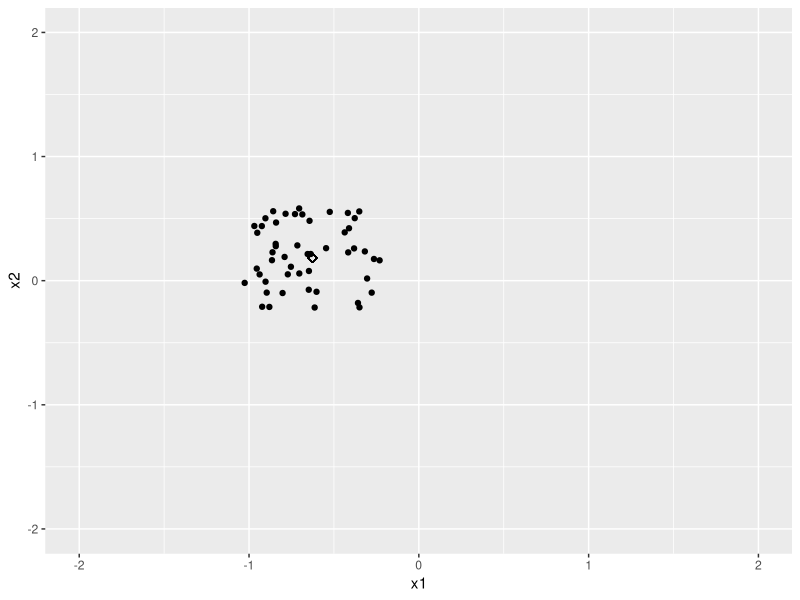
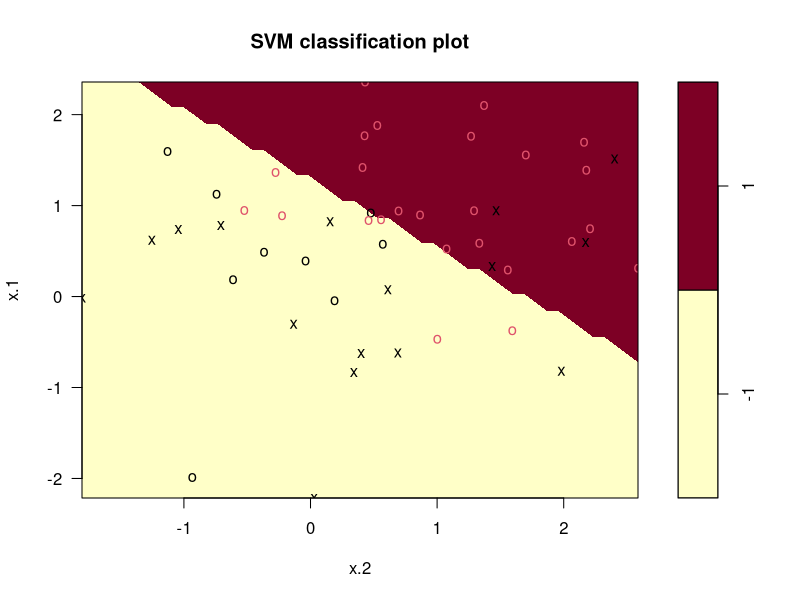
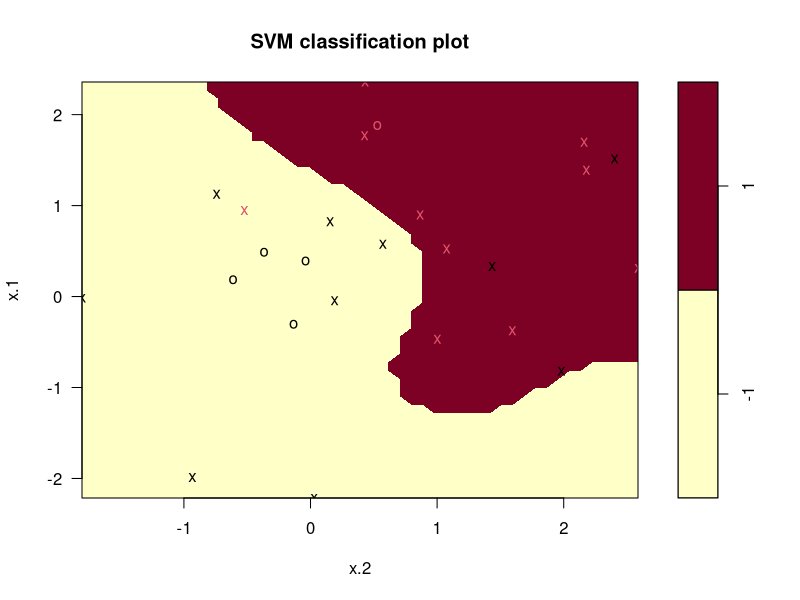
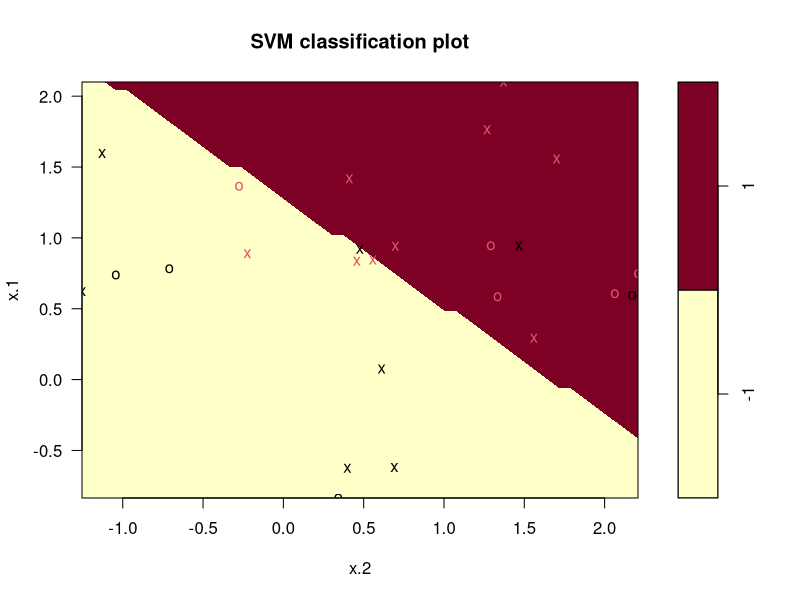
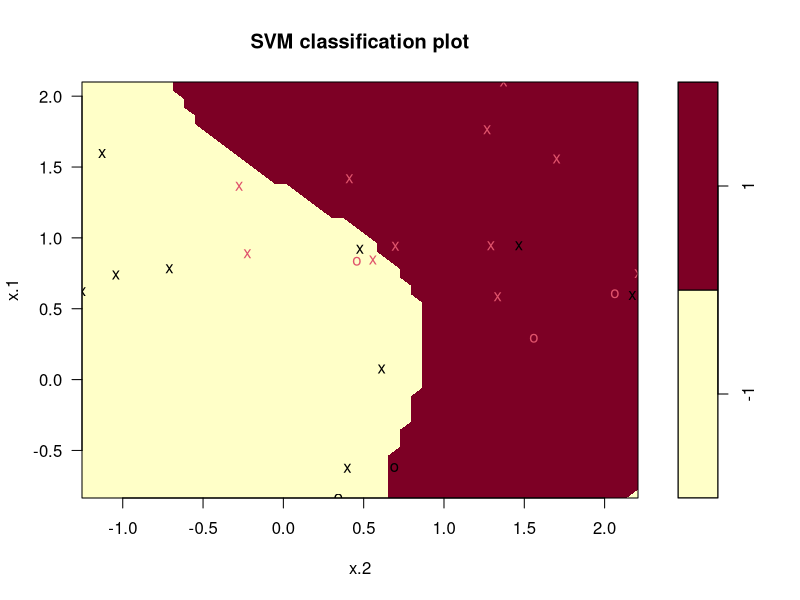

Here is the R script that generated these plots, in order:
## ---- chunk 1
knitr::opts_chunk$set(echo = TRUE)
## ---- chunk 2
library(tidyverse)
## ---- chunk 3
set.seed(1)
x = matrix(rnorm(50*2), ncol=2)
y = c(rep(-1,25), rep(1,25)) # The class vector
x[y==1,]=x[y==1,] + 1
## ---- chunk 4
rnorm(2)
## ---- chunk 5
library(e1071)
dat = data.frame(x=x, y=as.factor(y))
train = sample(50, 25)
## ---- chunk 6
x
## ---- chunk 7
df = data.frame(x1 = x[1], x2=x[2], y=y)
ggplot(df, aes(x=x1, x2), color=(3-y)) +
  geom_point(size=2, shape=23) + 
  xlim(-2, 2) + 
  ylim(-2, 2) + geom_jitter()
## ---- chunk 8
dat
## ---- chunk 9
svmfit.linear=svm(y~., data=dat[train,], kernel="linear", cost=1, scale = FALSE)
plot(svmfit.linear, dat)
## ---- chunk 10
summary(svmfit.linear)
## ---- chunk 11
svm.predict = predict(svmfit.linear, newdata = dat[train,])
table(true=dat[train,"y"], pred=svm.predict)
## ---- chunk 12
(11+7)/25
## ---- chunk 13
length(svm.predict)
## ---- chunk 14
svmfit.radial=svm(y~., data=dat[train,], kernel="radial", gamma=1,
           cost=1)
plot(svmfit.radial, dat[train,])
## ---- chunk 15
summary(svmfit.radial)
## ---- chunk 16
svm.predict.radial = predict(svmfit.radial, newdata = dat[train,])
table(true=dat[train,"y"], pred=svm.predict.radial)
## ---- chunk 17
(13+9)/25
## ---- chunk 18
svm.predict.test = predict(svmfit.linear, newdata = dat[-train,])
table(true=dat[-train,"y"], pred=svm.predict.test)
## ---- chunk 19
(10+11)/25
## ---- chunk 20
plot(svmfit.linear, dat[-train,])
## ---- chunk 21
svm.predict.radial.test = predict(svmfit.radial, newdata = dat[-train,])
table(true=dat[-train,"y"], pred=svm.predict.radial.test)
## ---- chunk 22
(8+9)/25
## ---- chunk 23
plot(svmfit.radial, dat[-train,])
